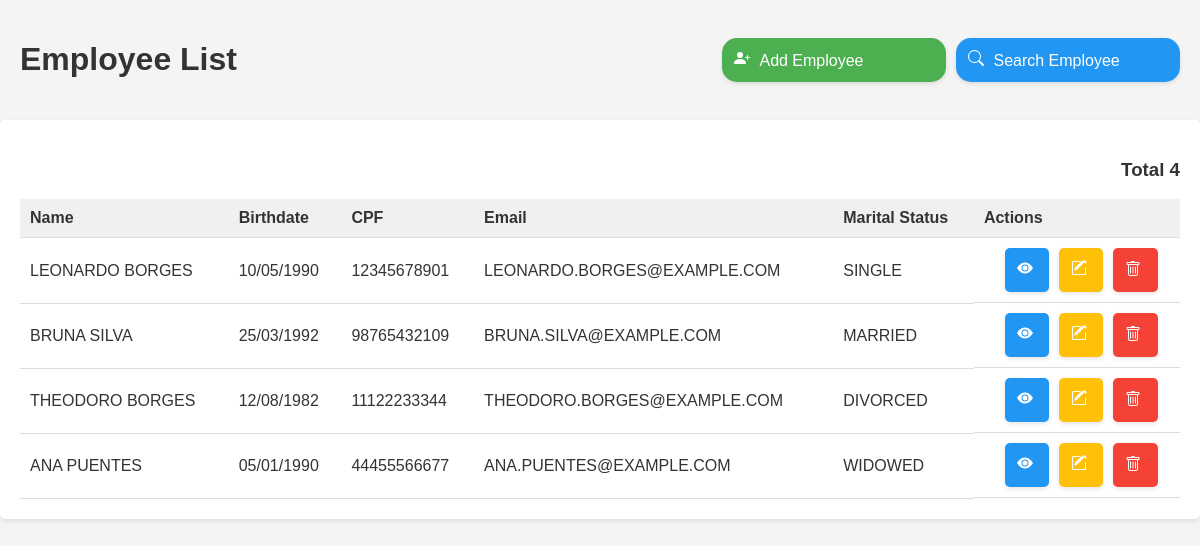
Before: / with the older database file.
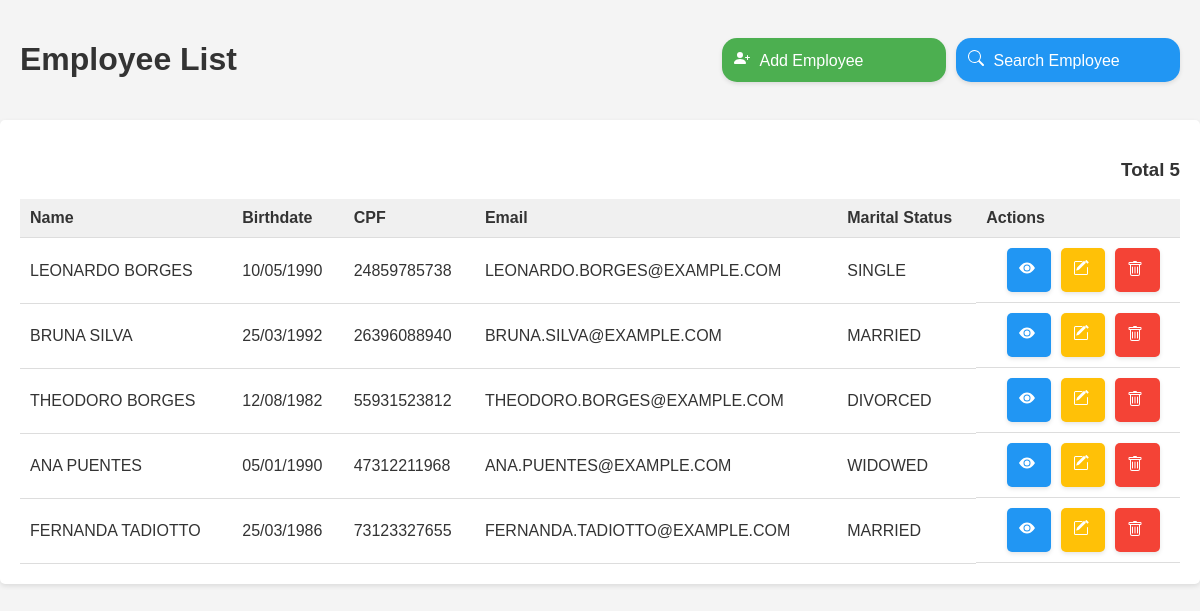
After: the same page with the newer database file.
### tables this page shows
CREATE TABLE IF NOT EXISTS employees (
    id INT AUTO_INCREMENT PRIMARY KEY,
    name VARCHAR(255) NOT NULL,
    birthdate DATE NOT NULL,
    cpf VARCHAR(11) NOT NULL UNIQUE,
    email VARCHAR(255) NOT NULL UNIQUE,
    marital_status ENUM('SINGLE', 'MARRIED', 'DIVORCED', 'WIDOWED') NOT NULL,
    created_at TIMESTAMP DEFAULT CURRENT_TIMESTAMP
);

### employee.php (called while the page is built, shortened)
<?php
class Employee
{
    private $conn;
    private $table_name = "employees";
    public function __construct($db)
    {
        $this->conn = $db;
    }
    public function read()
    {
        $query = "SELECT * FROM " . $this->table_name;
        $stmt = $this->conn->prepare($query);
        $stmt->execute();
        return $stmt;
    }
}

### index.php (the view, shortened to what this page needs)
<?php
include_once 'employee.php';
$database = new Database();
$db = $database->getConnection();
$employee = new Employee($db);
$stmt = $employee->read();
$num = $stmt->rowCount();
?>
<!DOCTYPE html>
<html lang="en">
<head>
    <link rel="stylesheet" href="css/styles.css">
</head>
<body>
    <div class="index-container">
        <div class="title-container">
            <h1>Employee List</h1>
            <div class="button-container">
                <a href="create.php" class="button add">
                    <span class="add-icon">
                    </span>
                    Add Employee
                </a>
                <a href="read.php" class="button-read">
                    <span class="read-icon">
                        <svg xmlns="http://www.w3.org/2000/svg" width="16" height="16" fill="currentColor" class="bi bi-search" viewBox="0 0 16 16">
                            <path d="M11.742 10.344a6.5 6.5 0 1 0-1.397 1.398h-.001q.044.06.098.115l3.85 3.85a1 1 0 0 0 1.415-1.414l-3.85-3.85a1 1 0 0 0-.115-.1zM12 6.5a5.5 5.5 0 1 1-11 0 5.5 5.5 0 0 1 11 0" />
                        </svg>
                    </span>
                    Search Employee
                </a>
            </div>
        </div>
        <div class="container">
            <div class="results">
                <h3>Total <?php echo $num ?> </h3>
            </div>
            <div class="table-container">
                <?php if ($num > 0) :
                ?>
                    <table>
                        <thead>
                            <tr>
                                <th>Name</th>
                                <th>Birthdate</th>
                                <th>CPF</th>
                                <th>Email</th>
                                <th>Marital Status</th>
                                <th>Actions</th>
                            </tr>
                        </thead>
                        <tbody>
                            <?php while ($row = $stmt->fetch(PDO::FETCH_ASSOC)) : ?>
                                <tr data-id="<?php echo $row['id']; ?>">
                                    <td data-label="Name"><?php echo htmlspecialchars(strtoupper($row['name'])); ?></td>
                                    <td data-label="Birthdate"><?php
                                                                $birthdate = date_create_from_format('Y-m-d', $row['birthdate']);
                                                                echo htmlspecialchars(date_format($birthdate, 'd/m/Y'));
                                                                ?></td>
                                    <td data-label="CPF"><?php echo htmlspecialchars($row['cpf']); ?></td>
                                    <td data-label="Email"><?php echo htmlspecialchars(strtoupper($row['email'])); ?></td>
                                    <td data-label="Marital Status"><?php echo htmlspecialchars(strtoupper($row['marital_status'])); ?></td>
                                    <td data-label="Actions" class="td-container">
                                        <a href="view.php?id=<?php echo $row['id']; ?>" class="button view">
                                            <span class="view-icon">
                                                <svg xmlns="http://www.w3.org/2000/svg" width="16" height="16" fill="currentColor" class="bi bi-eye-fill" viewBox="0 0 16 16">
                                                    <path d="M10.5 8a2.5 2.5 0 1 1-5 0 2.5 2.5 0 0 1 5 0" />
                                                    <path d="M0 8s3-5.5 8-5.5S16 8 16 8s-3 5.5-8 5.5S0 8 0 8m8 3.5a3.5 3.5 0 1 0 0-7 3.5 3.5 0 0 0 0 7" />
                                                </svg>
                                            </span>
                                        </a>
                                        <a href="update.php?id=<?php echo $row['id']; ?>" class="button edit">
                                            <span class="edit-icon">
                                            </span>
                                        </a>
                                        <button onclick="confirmDelete(<?php echo $row['id']; ?>);" class="button-delete">
                                            <span class="delete-icon">
                                            </span>
                                        </button>
                                    </td>
                                </tr>
                            <?php endwhile; ?>
                        </tbody>
                    </table>
                <?php else :
                ?>
                    <p>No employees found.</p>
                <?php endif; ?>
            </div>
        </div>
    </div>
</body>
</html>

### css/styles.css (style rules this page uses)
body { font-family: sans-serif; margin: 0; padding: 0; background-color: #f4f4f4; color: #333; }
.index-container { display: flex; flex-direction: column; align-items: center; padding: 20px; }
.title-container { display: flex; justify-content: space-between; align-items: center; width: 100%; margin-bottom: 20px; }
.button-container { display: flex; }
.button, .button-read, .search, .button-back, .button-update, .button-delete, .add { display: flexbox; align-items: center; padding: 12px; color: #fff; border: none; border-radius: 15px; text-decoration: none; margin-left: 10px; cursor: pointer; transition: background-color 0.3s, box-shadow 0.2s; box-shadow: 0px 2px 4px rgba(0, 0, 0, 0.1); width: 200px }
.add, .button-update, .search { background-color: #4CAF50; }
.view, .button-read, .button-back { background-color: #2196F3; border-radius: 5px; }
.edit { background-color: #FFC107; border-radius: 5px; width: 20px }
.delete, .button-delete { background-color: #F44336; border-radius: 5px; width: 45px }
.view { width: 20px }
.button-read, .button-back { border-radius: 15px; }
.add-icon, .read-icon, .view-icon, .edit-icon, .delete-icon, .search-icon, .back-icon, .button-icon { margin-right: 5px; }
.container { background-color: #fff; border-radius: 5px; padding: 20px; box-shadow: 0 2px 5px rgba(0, 0, 0, 0.1); width: 100%; }
.results { text-align: right; margin-bottom: 10px; }
table { width: 100%; border-collapse: collapse; }
th, td { padding: 10px; text-align: left; border-bottom: 1px solid #ddd; }
th { background-color: #f0f0f0; font-weight: bold; }
.td-container { display: flex; justify-content: center; }

Changed rows visible on the page:
changed employees "LEONARDO BORGES": cpf "12345678901" → "24859785738"
changed employees "BRUNA SILVA": cpf "98765432109" → "26396088940"
changed employees "THEODORO BORGES": cpf "11122233344" → "55931523812"
changed employees "ANA PUENTES": cpf "44455566677" → "47312211968"
added employees: name "FERNANDA TADIOTTO", birthdate "25/03/1986", cpf "73123327655", email "FERNANDA.TADIOTTO@EXAMPLE.COM", marital_status "MARRIED"
Other visible differences:
$num: "4" → "5"
